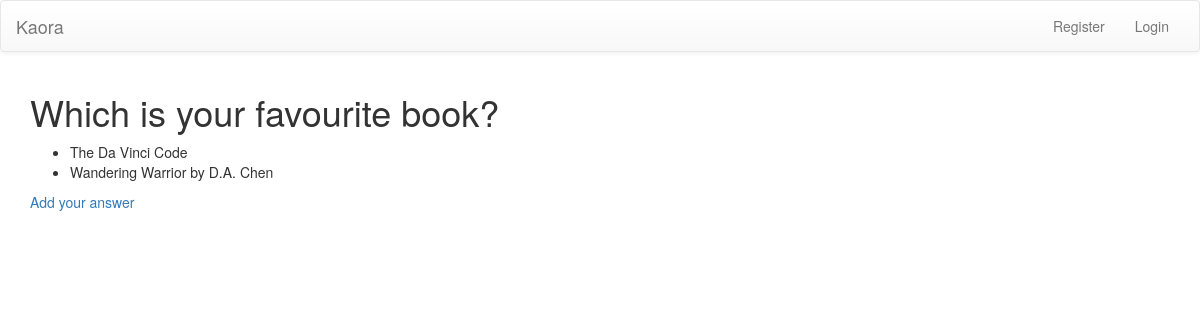
Before: /quora/2 with the older database file.
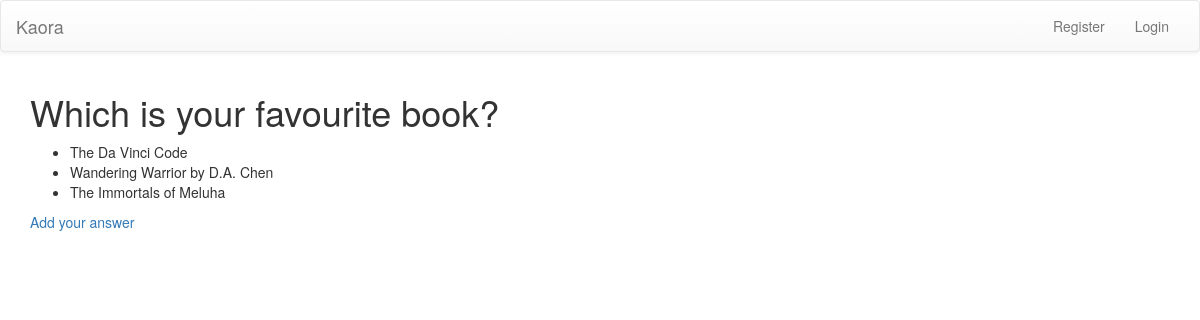
After: the same page with the newer database file.
### quora/models.py (models this page shows, shortened)
class Answer(models.Model):
    question = models.ForeignKey(Question, on_delete=models.CASCADE)
    answer_text = models.TextField()
    answered_date = models.DateTimeField(default=timezone.now)

### quora/views.py (the view)
# urls.py: url(r'^(?P<pk>[0-9]+)$', AnswersList.as_view(), name='answers'),
class AnswersList(DetailView):
    model = Question
    template_name = 'quora/answer_list.html'

### quora/templates/quora/answer_list.html
{% extends 'quora/base.html' %}
{% block content %}
<h1>{{ question.question_text }}</h1>
<ul>
  {% for answer in question.answer_set.all %}
    <li>{{ answer.answer_text }}</li>
  {% endfor %}
</ul>
<a href="{% url 'answer' pk=question.id %}">Add your answer</a>
{% endblock %}

Changed rows visible on the page:
added Answer: answer_text "The Immortals of Meluha"
